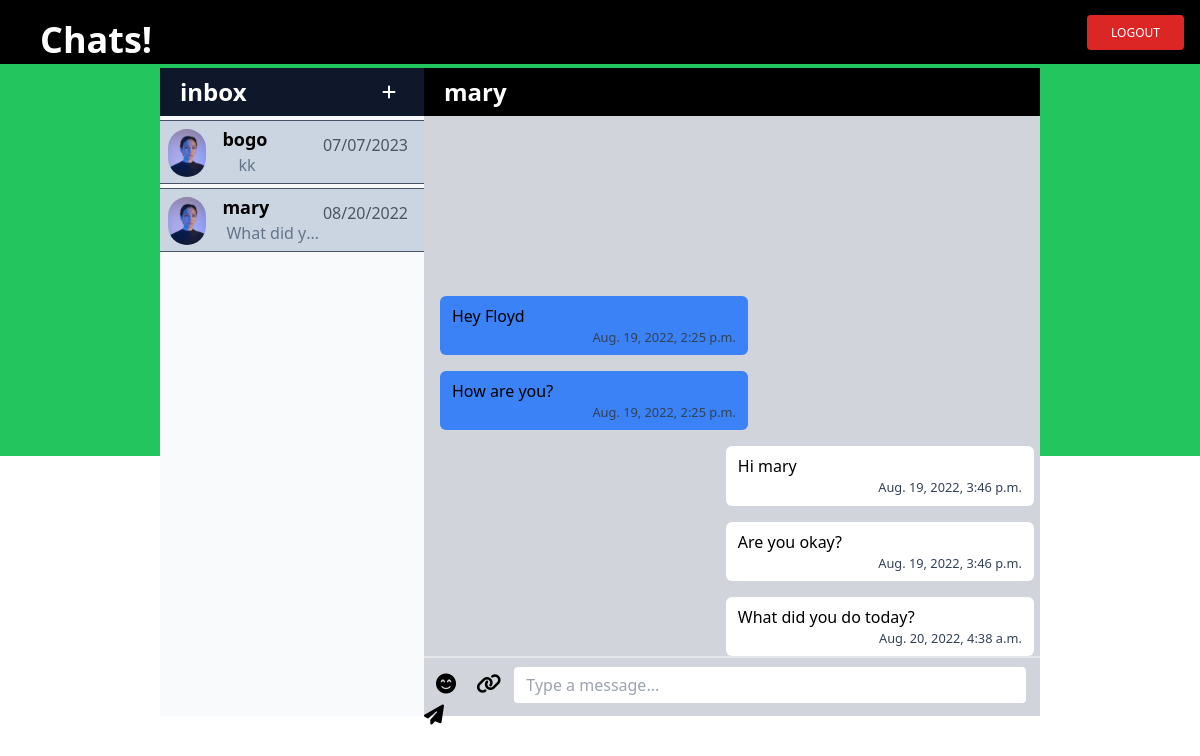
The app's page /inbox/mary/ (signed in) with its own data.
### chat/models.py (models this page shows, shortened)
class UserProfile(AbstractUser):
    username = models.CharField(max_length=50, unique=True)
    email = models.EmailField(unique=True)
    def __str__(self):
        return self.username
    class Meta:
        db_table = 'chat_users'
        verbose_name = 'User'
        verbose_name_plural = 'Users'

class Message(models.Model):
    sender = models.ForeignKey(UserProfile, on_delete=models.CASCADE, related_name='sender')
    recipient = models.ForeignKey(UserProfile, on_delete=models.CASCADE, related_name='recipient')
    message = models.TextField()
    date = models.DateTimeField(auto_now_add=True)
    is_read = models.BooleanField(default=False)
    class Meta:
        db_table = 'chat_messages'
        verbose_name = 'Message'
        verbose_name_plural = 'Messages'
        ordering = ('-date',)
    def get_all_messages(id_1, id_2):
        messages = []
        message1 = Message.objects.filter(sender_id=id_1, recipient_id=id_2).order_by('-date') # get messages from sender to recipient
        for x in range(len(message1)):
            messages.append(message1[x])
        message2 = Message.objects.filter(sender_id=id_2, recipient_id=id_1).order_by('-date') # get messages from recipient to sender
        for x in range(len(message2)):
            messages.append(message2[x])
        for x in range(len(messages)):
            messages[x].is_read = True
        messages.sort(key=lambda x: x.date, reverse=False)
        return messages
    def get_message_list(u):
        m = []  # stores all messages sorted by latest first
        j = []  # stores all usernames from the messages above after removing duplicates
        k = []  # stores the latest message from the sorted usernames above
        for message in Message.objects.all():
            for_you = message.recipient == u  # messages received by the user
            from_you = message.sender == u  # messages sent by the user
            if for_you or from_you:
                m.append(message)
                m.sort(key=lambda x: x.sender.username)  # sort the messages by senders
                m.sort(key=lambda x: x.date, reverse=True)  # sort the messages by date
        for i in m:
            if i.sender.username not in j or i.recipient.username not in j:
                j.append(i.sender.username)
                j.append(i.recipient.username)
                k.append(i)
        return k

### chat/views.py (the view, shortened to what this page needs)
# urls.py: path('inbox/<str:username>/', InboxView.as_view(), name='inbox'),
class InboxView(LoginRequiredMixin, DetailView):
    model = Message
    template_name = 'chat/inbox.html'
    login_url = '/login/'
    queryset = UserProfile.objects.all()
    def dispatch(self, request, *args, **kwargs):
        return super().dispatch(self.request, *args, **kwargs)
    def get_object(self):
        UserName= self.kwargs.get("username")
        return get_object_or_404(UserProfile, username=UserName)
    def get_context_data(self, **kwargs):
        context = super().get_context_data(**kwargs)
        user = UserProfile.objects.get(pk=self.request.user.pk)  # get your primary key
        other_user = UserProfile.objects.get(username=self.kwargs.get("username"))  # get the other user's primary key
        messages = Message.get_message_list(user) # get all messages between you and the other user
        other_users = [] # list of other users
        for i in range(len(messages)):
            if messages[i].sender != user:
                other_users.append(messages[i].sender)
            else:
                other_users.append(messages[i].recipient)
        sender = other_user  # the sender of the message will be the recipient of the most recent message after it's sent
        recipient = user # the recipient of the message will be the sender of the most recent message after it's sent
        context['messages'] = Message.get_all_messages(sender, recipient)  # get all the messages between the sender(you) and the recipient (the other user)
        context['messages_list'] = messages # for MessagesListView template
        context['other_person'] = other_user  # get the other person you are chatting with from the username provided
        context['you'] = user  # send your primary key to the post
        context['other_users'] = other_users
        return context

### theme/templates/chat/inbox.html (shortened to what this page needs)
{% extends 'chat/messages_list.html' %}
{% block message %}
{% if messages %}
<div class=" bg-black h-12">
    <h2 class="text-start text-white py-2 pb-5 px-5 text-2xl font-semibold font-sans">
            {{ other_person.username }}
    </h2>
</div>
<div class=" bg-gray-300 h-[600px]">
    <div class="flex flex-col-reverse h-[90%] w-full">
        <div class="flex flex-nowrap scroll-smooth overflow-y-scroll overflow-x-hidden flex-col pt-2 space-y-4">
            {% for message in messages %}
            {% if message.sender == other_person %}
            <div class=" flex flex-col justify-self-start bg-blue-500 w-1/2 mr-[50%] ml-4 rounded-md px-3 py-2
            text-start">
                <p class=" font-medium">
                    {{ message.message }}
                </p>
                <small class="text-slate-700 text-right">
                    <time datetime="2020-01-01">
                        {{ message.date }}
                    </time>
                </small>
            </div>
            {% else %}
            <div class="flex flex-col justify-self-end bg-white
                            w-1/2 ml-[49%] mr-4 rounded-md px-3 py-2 text-start ">
                <p class=" font-medium">
                    {{ message.message }}
                </p>
                <small class="text-slate-700 text-right">
                    <time datetime="2020-01-01">
                        {{ message.date }}
                    </time>
                </small>
            </div>
            {% endif %}
            {% endfor %}
        </div>
    </div>
    <form action="{% url 'chat:inbox' other_person.username %}" method="POST">
        <footer class=" h-[10%] border-t-2 flex-row">
            <i class="fa-solid fa-face-smile-beam text-[20px] px-2 pl-3"></i>
            <i class="fa-solid fa-link text-[20px] px-2"></i>
            <input type="text" name="message"
                    class="
                    form-control
                    w-10/12
                    px-3
                    py-1.5
                    mx-auto
                    mt-2
                    text-base
                    font-normal
                    text-gray-700
                    bg-white bg-clip-padding
                    border border-solid border-gray-300
                    rounded
                    transition
                    ease-in-out
                    m-0
                    focus:text-gray-700 focus:bg-white focus:border-blue-600 focus:outline-none"
                placeholder="Type a message...">
            <button aria-hidden="true" type="submit">
                <i class="fa fa-paper-plane text-[20px]"></i>
            </button>
        </footer>
    </form>
</div>
{% endif %}
{% endblock %}

### theme/templates/chat/messages_list.html (shortened to what this page needs)
{% extends 'layouts/base.html' %}
{% load static %}
{% block contacts %}
{% for message in messages_list %}
{% for us in other_users %}
{% if us.pk == message.recipient.pk or us.pk == message.sender.pk  %}
<div class=" mb-1 bg-slate-300 h-16 flex flex-row border-y border-slate-600 cursor-pointer active:bg-slate-700"
    onclick="location.href='{% url 'chat:inbox' us %}';">
    <img class=" block rounded-full h-12 mx-auto mt-2 ml-2" src="{% static '/img/default-user3.jpg' %}" alt="User">
    <div class="flex flex-col flex-nowrap overflow-y-scroll overflow-x-hidden ml-4 my-1 mx-auto text-start space-x-1 truncate">
        <p class=" text-black text-lg text-left font-semibold font-sans">
            {{us}}
        </p>
        <p class="text-center font-medium text-slate-500 truncate">
            {{message.message}}
        </p>
    </div>
    <div class="grow"></div>
    <small class=" justify-self-end text-gray-600 mr-4 mt-3 text-base  ">
        <time datetime="2020-01-01">
            {{message.date|date:"m/d/Y" }}
        </time>
    </small>
</div>
{% endif %}
{% endfor %}
{% endfor %}
{% endblock %}

### records on screen
Message: message "kk", date "07/07/2023"
UserProfile: username "bogo"
Message: message "What did y…", date "08/20/2022", message "What did you do today?", date "Aug. 20, 2022, 4:38 a.m."
UserProfile: username "mary"
Message: message "Hey Floyd", date "Aug. 19, 2022, 2:25 p.m."
Message: message "How are you?", date "Aug. 19, 2022, 2:25 p.m."
Message: message "Hi mary", date "Aug. 19, 2022, 3:46 p.m."
Message: message "Are you okay?", date "Aug. 19, 2022, 3:46 p.m."
